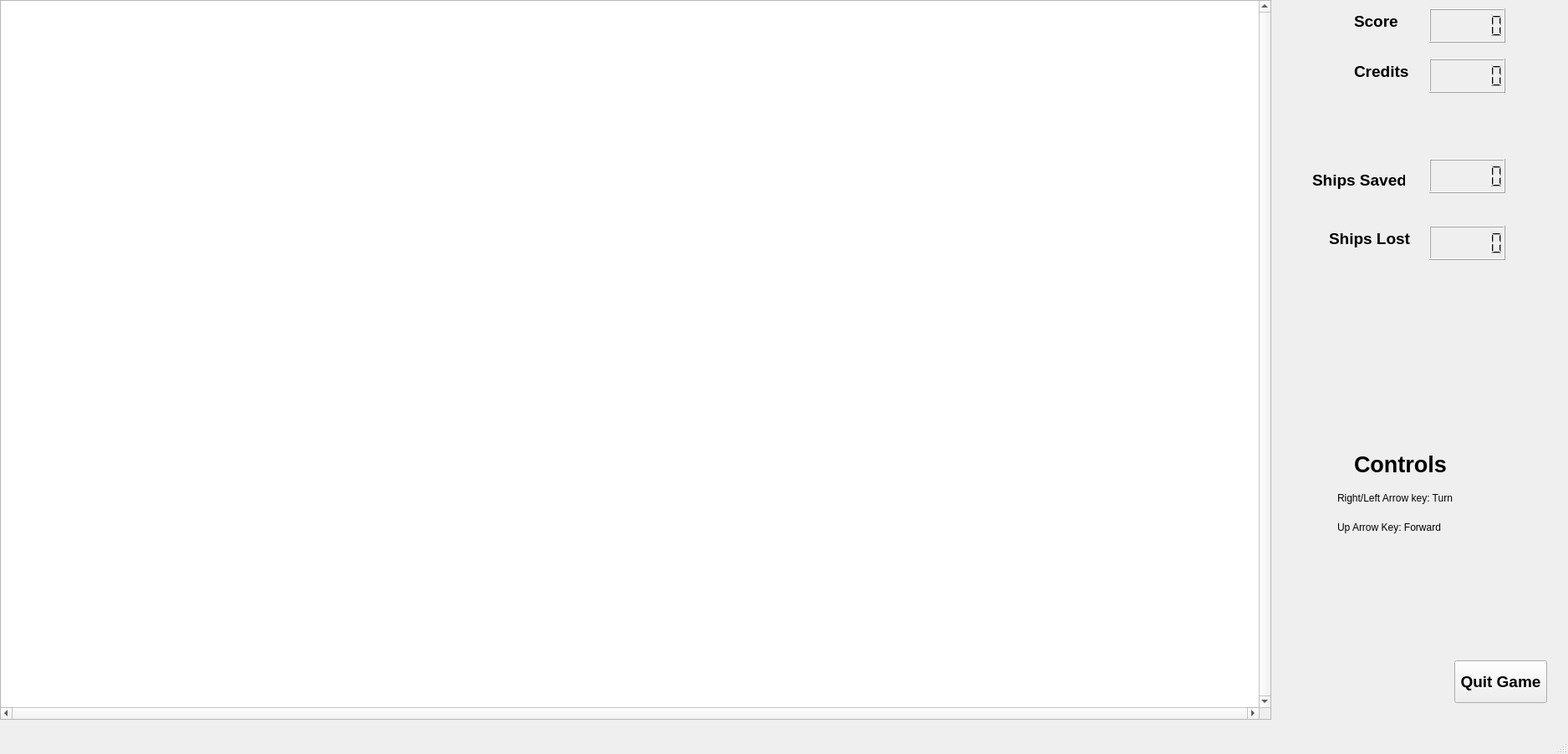
<?xml version="1.0" encoding="UTF-8"?>
<ui version="4.0">
 <class>MainWindow</class>
 <widget class="QMainWindow" name="MainWindow">
  <property name="geometry">
   <rect>
    <x>0</x>
    <y>0</y>
    <width>1876</width>
    <height>902</height>
   </rect>
  </property>
  <property name="windowTitle">
   <string>MainWindow</string>
  </property>
  <widget class="QWidget" name="centralwidget">
   <widget class="GraphicsViewControls" name="graphicsView">
    <property name="geometry">
     <rect>
      <x>0</x>
      <y>0</y>
      <width>1521</width>
      <height>861</height>
     </rect>
    </property>
    <property name="sizePolicy">
     <sizepolicy hsizetype="Expanding" vsizetype="Expanding">
      <horstretch>0</horstretch>
      <verstretch>0</verstretch>
     </sizepolicy>
    </property>
    <property name="verticalScrollBarPolicy">
     <enum>Qt::ScrollBarAlwaysOn</enum>
    </property>
    <property name="horizontalScrollBarPolicy">
     <enum>Qt::ScrollBarAlwaysOn</enum>
    </property>
    <property name="sizeAdjustPolicy">
     <enum>QAbstractScrollArea::AdjustIgnored</enum>
    </property>
    <property name="interactive">
     <bool>true</bool>
    </property>
    <property name="sceneRect">
     <rectf>
      <x>0.000000000000000</x>
      <y>0.000000000000000</y>
      <width>0.000000000000000</width>
      <height>0.000000000000000</height>
     </rectf>
    </property>
    <property name="renderHints">
     <set>QPainter::Antialiasing|QPainter::TextAntialiasing</set>
    </property>
    <property name="dragMode">
     <enum>QGraphicsView::NoDrag</enum>
    </property>
    <property name="transformationAnchor">
     <enum>QGraphicsView::NoAnchor</enum>
    </property>
    <property name="viewportUpdateMode">
     <enum>QGraphicsView::FullViewportUpdate</enum>
    </property>
   </widget>
   <widget class="QLabel" name="score_label">
    <property name="geometry">
     <rect>
      <x>1620</x>
      <y>10</y>
      <width>81</width>
      <height>31</height>
     </rect>
    </property>
    <property name="font">
     <font>
      <family>Cantarell</family>
      <pointsize>14</pointsize>
      <weight>75</weight>
      <bold>true</bold>
     </font>
    </property>
    <property name="text">
     <string>Score</string>
    </property>
   </widget>
   <widget class="QLCDNumber" name="score_LCD">
    <property name="geometry">
     <rect>
      <x>1710</x>
      <y>10</y>
      <width>91</width>
      <height>41</height>
     </rect>
    </property>
    <property name="digitCount">
     <number>6</number>
    </property>
   </widget>
   <widget class="QLabel" name="credits_label">
    <property name="geometry">
     <rect>
      <x>1620</x>
      <y>70</y>
      <width>71</width>
      <height>31</height>
     </rect>
    </property>
    <property name="font">
     <font>
      <pointsize>14</pointsize>
      <weight>75</weight>
      <bold>true</bold>
     </font>
    </property>
    <property name="text">
     <string>Credits</string>
    </property>
   </widget>
   <widget class="QLCDNumber" name="credits_LCD">
    <property name="geometry">
     <rect>
      <x>1710</x>
      <y>70</y>
      <width>91</width>
      <height>41</height>
     </rect>
    </property>
    <property name="smallDecimalPoint">
     <bool>false</bool>
    </property>
    <property name="digitCount">
     <number>6</number>
    </property>
    <property name="value" stdset="0">
     <double>0.000000000000000</double>
    </property>
   </widget>
   <widget class="QLabel" name="controls_label">
    <property name="geometry">
     <rect>
      <x>1620</x>
      <y>530</y>
      <width>121</width>
      <height>51</height>
     </rect>
    </property>
    <property name="font">
     <font>
      <pointsize>20</pointsize>
      <weight>75</weight>
      <bold>true</bold>
     </font>
    </property>
    <property name="text">
     <string>Controls</string>
    </property>
   </widget>
   <widget class="QLabel" name="turn_label">
    <property name="geometry">
     <rect>
      <x>1600</x>
      <y>580</y>
      <width>211</width>
      <height>31</height>
     </rect>
    </property>
    <property name="text">
     <string>Right/Left Arrow key: Turn</string>
    </property>
   </widget>
   <widget class="QLabel" name="forward_label">
    <property name="geometry">
     <rect>
      <x>1600</x>
      <y>620</y>
      <width>171</width>
      <height>21</height>
     </rect>
    </property>
    <property name="text">
     <string>Up Arrow Key: Forward</string>
    </property>
   </widget>
   <widget class="QPushButton" name="Quit_Button">
    <property name="geometry">
     <rect>
      <x>1740</x>
      <y>790</y>
      <width>111</width>
      <height>51</height>
     </rect>
    </property>
    <property name="font">
     <font>
      <pointsize>14</pointsize>
      <weight>75</weight>
      <bold>true</bold>
     </font>
    </property>
    <property name="text">
     <string>Quit Game</string>
    </property>
   </widget>
   <widget class="QLabel" name="saved_label">
    <property name="geometry">
     <rect>
      <x>1570</x>
      <y>200</y>
      <width>111</width>
      <height>31</height>
     </rect>
    </property>
    <property name="font">
     <font>
      <pointsize>14</pointsize>
      <weight>75</weight>
      <bold>true</bold>
     </font>
    </property>
    <property name="text">
     <string>Ships Saved</string>
    </property>
   </widget>
   <widget class="QLCDNumber" name="saved_LCD">
    <property name="geometry">
     <rect>
      <x>1710</x>
      <y>190</y>
      <width>91</width>
      <height>41</height>
     </rect>
    </property>
    <property name="smallDecimalPoint">
     <bool>false</bool>
    </property>
    <property name="digitCount">
     <number>6</number>
    </property>
    <property name="value" stdset="0">
     <double>0.000000000000000</double>
    </property>
   </widget>
   <widget class="QLabel" name="lost_label">
    <property name="geometry">
     <rect>
      <x>1590</x>
      <y>270</y>
      <width>111</width>
      <height>31</height>
     </rect>
    </property>
    <property name="font">
     <font>
      <pointsize>14</pointsize>
      <weight>75</weight>
      <bold>true</bold>
     </font>
    </property>
    <property name="text">
     <string>Ships Lost</string>
    </property>
   </widget>
   <widget class="QLCDNumber" name="lost_LCD">
    <property name="geometry">
     <rect>
      <x>1710</x>
      <y>270</y>
      <width>91</width>
      <height>41</height>
     </rect>
    </property>
    <property name="smallDecimalPoint">
     <bool>false</bool>
    </property>
    <property name="digitCount">
     <number>6</number>
    </property>
    <property name="value" stdset="0">
     <double>0.000000000000000</double>
    </property>
   </widget>
  </widget>
  <widget class="QStatusBar" name="statusbar"/>
 </widget>
 <customwidgets>
  <customwidget>
   <class>GraphicsViewControls</class>
   <extends>QGraphicsView</extends>
   <header>graphicsviewcontrols.hh</header>
  </customwidget>
 </customwidgets>
 <resources/>
 <connections>
  <connection>
   <sender>Quit_Button</sender>
   <signal>clicked()</signal>
   <receiver>MainWindow</receiver>
   <slot>close()</slot>
   <hints>
    <hint type="sourcelabel">
     <x>1780</x>
     <y>810</y>
    </hint>
    <hint type="destinationlabel">
     <x>1838</x>
     <y>763</y>
    </hint>
   </hints>
  </connection>
 </connections>
</ui>
